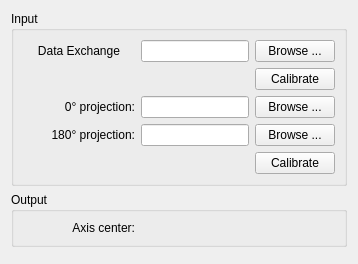
      <widget class="QWidget" name="tab_widgetPage2_2">
       <attribute name="title">
        <string>Calibrate</string>
       </attribute>
       <layout class="QVBoxLayout" name="verticalLayout_6">
        <item>
         <layout class="QVBoxLayout" name="verticalLayout_13">
          <item>
           <widget class="QGroupBox" name="groupBox">
            <property name="sizePolicy">
             <sizepolicy hsizetype="Preferred" vsizetype="Minimum">
              <horstretch>0</horstretch>
              <verstretch>0</verstretch>
             </sizepolicy>
            </property>
            <property name="title">
             <string>Input</string>
            </property>
            <layout class="QVBoxLayout" name="verticalLayout_11">
             <item>
              <layout class="QGridLayout" name="gridLayout_5" rowstretch="0,0,0,0,0">
               <item row="2" column="2">
                <widget class="QLineEdit" name="path_line_0">
                 <property name="sizePolicy">
                  <sizepolicy hsizetype="Expanding" vsizetype="Fixed">
                   <horstretch>0</horstretch>
                   <verstretch>0</verstretch>
                  </sizepolicy>
                 </property>
                 <property name="toolTip">
                  <string notr="true"/>
                 </property>
                </widget>
               </item>
               <item row="3" column="3">
                <widget class="QPushButton" name="path_button_180">
                 <property name="sizePolicy">
                  <sizepolicy hsizetype="Fixed" vsizetype="Fixed">
                   <horstretch>0</horstretch>
                   <verstretch>0</verstretch>
                  </sizepolicy>
                 </property>
                 <property name="toolTip">
                  <string notr="true"/>
                 </property>
                 <property name="text">
                  <string>Browse ...</string>
                 </property>
                </widget>
               </item>
               <item row="3" column="2">
                <widget class="QLineEdit" name="path_line_180">
                 <property name="sizePolicy">
                  <sizepolicy hsizetype="Expanding" vsizetype="Fixed">
                   <horstretch>0</horstretch>
                   <verstretch>0</verstretch>
                  </sizepolicy>
                 </property>
                 <property name="toolTip">
                  <string notr="true"/>
                 </property>
                </widget>
               </item>
               <item row="1" column="3">
                <widget class="QPushButton" name="calibrate_dx_button">
                 <property name="sizePolicy">
                  <sizepolicy hsizetype="Fixed" vsizetype="Fixed">
                   <horstretch>0</horstretch>
                   <verstretch>0</verstretch>
                  </sizepolicy>
                 </property>
                 <property name="text">
                  <string>Calibrate</string>
                 </property>
                </widget>
               </item>
               <item row="3" column="1">
                <widget class="QLabel" name="label_180">
                 <property name="sizePolicy">
                  <sizepolicy hsizetype="Preferred" vsizetype="Preferred">
                   <horstretch>0</horstretch>
                   <verstretch>0</verstretch>
                  </sizepolicy>
                 </property>
                 <property name="minimumSize">
                  <size>
                   <width>112</width>
                   <height>0</height>
                  </size>
                 </property>
                 <property name="toolTip">
                  <string notr="true"/>
                 </property>
                 <property name="text">
                  <string>180° projection:</string>
                 </property>
                 <property name="alignment">
                  <set>Qt::AlignRight|Qt::AlignTrailing|Qt::AlignVCenter</set>
                 </property>
                </widget>
               </item>
               <item row="1" column="2">
                <widget class="QLabel" name="label_data_size">
                 <property name="text">
                  <string>          </string>
                 </property>
                </widget>
               </item>
               <item row="2" column="1">
                <widget class="QLabel" name="label_0">
                 <property name="sizePolicy">
                  <sizepolicy hsizetype="Preferred" vsizetype="Preferred">
                   <horstretch>0</horstretch>
                   <verstretch>0</verstretch>
                  </sizepolicy>
                 </property>
                 <property name="minimumSize">
                  <size>
                   <width>112</width>
                   <height>0</height>
                  </size>
                 </property>
                 <property name="toolTip">
                  <string notr="true"/>
                 </property>
                 <property name="text">
                  <string>0° projection:</string>
                 </property>
                 <property name="alignment">
                  <set>Qt::AlignRight|Qt::AlignTrailing|Qt::AlignVCenter</set>
                 </property>
                </widget>
               </item>
               <item row="0" column="1">
                <widget class="QLabel" name="label_dx">
                 <property name="text">
                  <string>Data Exchange</string>
                 </property>
                 <property name="alignment">
                  <set>Qt::AlignCenter</set>
                 </property>
                </widget>
               </item>
               <item row="2" column="3">
                <widget class="QPushButton" name="path_button_0">
                 <property name="sizePolicy">
                  <sizepolicy hsizetype="Fixed" vsizetype="Fixed">
                   <horstretch>0</horstretch>
                   <verstretch>0</verstretch>
                  </sizepolicy>
                 </property>
                 <property name="toolTip">
                  <string notr="true"/>
                 </property>
                 <property name="text">
                  <string>Browse ...</string>
                 </property>
                </widget>
               </item>
               <item row="0" column="2">
                <widget class="QLineEdit" name="path_line_dx"/>
               </item>
               <item row="0" column="3">
                <widget class="QPushButton" name="path_button_dx">
                 <property name="text">
                  <string>Browse ...</string>
                 </property>
                </widget>
               </item>
               <item row="4" column="3">
                <widget class="QPushButton" name="calibrate_tiff_button">
                 <property name="sizePolicy">
                  <sizepolicy hsizetype="Fixed" vsizetype="Fixed">
                   <horstretch>0</horstretch>
                   <verstretch>0</verstretch>
                  </sizepolicy>
                 </property>
                 <property name="text">
                  <string>Calibrate</string>
                 </property>
                </widget>
               </item>
              </layout>
             </item>
            </layout>
           </widget>
          </item>
          <item>
           <widget class="QGroupBox" name="groupBox_2">
            <property name="title">
             <string>Output</string>
            </property>
            <layout class="QVBoxLayout" name="verticalLayout_12">
             <item>
              <layout class="QGridLayout" name="gridLayout_6">
               <item row="0" column="0">
                <widget class="QLabel" name="label_8">
                 <property name="sizePolicy">
                  <sizepolicy hsizetype="Preferred" vsizetype="Preferred">
                   <horstretch>0</horstretch>
                   <verstretch>0</verstretch>
                  </sizepolicy>
                 </property>
                 <property name="minimumSize">
                  <size>
                   <width>112</width>
                   <height>0</height>
                  </size>
                 </property>
                 <property name="text">
                  <string>Axis center:</string>
                 </property>
                 <property name="alignment">
                  <set>Qt::AlignRight|Qt::AlignTrailing|Qt::AlignVCenter</set>
                 </property>
                </widget>
               </item>
               <item row="0" column="1">
                <widget class="QLabel" name="axis_num">
                 <property name="sizePolicy">
                  <sizepolicy hsizetype="Expanding" vsizetype="Fixed">
                   <horstretch>0</horstretch>
                   <verstretch>0</verstretch>
                  </sizepolicy>
                 </property>
                 <property name="font">
                  <font>
                   <weight>75</weight>
                   <bold>true</bold>
                  </font>
                 </property>
                 <property name="text">
                  <string/>
                 </property>
                </widget>
               </item>
              </layout>
             </item>
            </layout>
           </widget>
          </item>
         </layout>
        </item>
        <item>
         <layout class="QVBoxLayout" name="overlap_layout">
          <item>
           <widget class="QWidget" name="axis_view_widget" native="true">
            <property name="sizePolicy">
             <sizepolicy hsizetype="Expanding" vsizetype="Expanding">
              <horstretch>0</horstretch>
              <verstretch>0</verstretch>
             </sizepolicy>
            </property>
            <layout class="QGridLayout" name="gridLayout_11">
             <property name="leftMargin">
              <number>0</number>
             </property>
             <property name="topMargin">
              <number>0</number>
             </property>
             <property name="rightMargin">
              <number>0</number>
             </property>
             <property name="bottomMargin">
              <number>0</number>
             </property>
             <property name="spacing">
              <number>0</number>
             </property>
            </layout>
           </widget>
          </item>
         </layout>
        </item>
       </layout>
      </widget>
